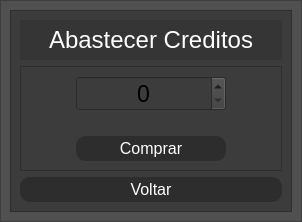
      <widget class="QWidget" name="pg_abastecer_creditos">
       <layout class="QVBoxLayout" name="verticalLayout_31">
        <property name="spacing">
         <number>0</number>
        </property>
        <property name="leftMargin">
         <number>0</number>
        </property>
        <property name="topMargin">
         <number>0</number>
        </property>
        <property name="rightMargin">
         <number>0</number>
        </property>
        <property name="bottomMargin">
         <number>0</number>
        </property>
        <item>
         <widget class="QFrame" name="frame_28">
          <property name="accessibleDescription">
           <string notr="true"/>
          </property>
          <property name="styleSheet">
           <string notr="true">background-color: rgb(80, 80, 80);</string>
          </property>
          <property name="frameShape">
           <enum>QFrame::StyledPanel</enum>
          </property>
          <property name="frameShadow">
           <enum>QFrame::Raised</enum>
          </property>
          <layout class="QHBoxLayout" name="horizontalLayout_50">
           <item>
            <widget class="QFrame" name="frame_29">
             <property name="enabled">
              <bool>true</bool>
             </property>
             <property name="maximumSize">
              <size>
               <width>600</width>
               <height>300</height>
              </size>
             </property>
             <property name="styleSheet">
              <string notr="true">background-color: rgb(60, 60, 60);</string>
             </property>
             <property name="frameShape">
              <enum>QFrame::StyledPanel</enum>
             </property>
             <property name="frameShadow">
              <enum>QFrame::Raised</enum>
             </property>
             <layout class="QVBoxLayout" name="verticalLayout_33">
              <item>
               <widget class="QLabel" name="label_21">
                <property name="minimumSize">
                 <size>
                  <width>0</width>
                  <height>40</height>
                 </size>
                </property>
                <property name="maximumSize">
                 <size>
                  <width>16777215</width>
                  <height>40</height>
                 </size>
                </property>
                <property name="styleSheet">
                 <string notr="true">background-color: rgb(53, 53, 53);</string>
                </property>
                <property name="text">
                 <string>&lt;html&gt;&lt;head/&gt;&lt;body&gt;&lt;p align=&quot;center&quot;&gt;&lt;span style=&quot; font-size:18pt; color:#ffffff;&quot;&gt;Abastecer Creditos&lt;/span&gt;&lt;/p&gt;&lt;/body&gt;&lt;/html&gt;</string>
                </property>
               </widget>
              </item>
              <item>
               <widget class="QFrame" name="frame_39">
                <property name="frameShape">
                 <enum>QFrame::StyledPanel</enum>
                </property>
                <property name="frameShadow">
                 <enum>QFrame::Raised</enum>
                </property>
                <layout class="QVBoxLayout" name="verticalLayout_36">
                 <item>
                  <layout class="QGridLayout" name="gridLayout">
                   <property name="verticalSpacing">
                    <number>25</number>
                   </property>
                   <item row="1" column="1">
                    <widget class="QPushButton" name="comprar_creditos_button">
                     <property name="minimumSize">
                      <size>
                       <width>150</width>
                       <height>25</height>
                      </size>
                     </property>
                     <property name="maximumSize">
                      <size>
                       <width>16777215</width>
                       <height>25</height>
                      </size>
                     </property>
                     <property name="mouseTracking">
                      <bool>false</bool>
                     </property>
                     <property name="tabletTracking">
                      <bool>false</bool>
                     </property>
                     <property name="autoFillBackground">
                      <bool>false</bool>
                     </property>
                     <property name="styleSheet">
                      <string notr="true">QPushButton{
	color:rgb(255,255,255);
	border-radius: 10px;
	font-size: 16px;
	
	background-color: rgb(45, 45, 45);
}
QPushButton:hover{background-color: #787878; color:black}</string>
                     </property>
                     <property name="text">
                      <string>Comprar</string>
                     </property>
                     <property name="checkable">
                      <bool>false</bool>
                     </property>
                    </widget>
                   </item>
                   <item row="1" column="2">
                    <widget class="QPushButton" name="pushButton_6">
                     <property name="enabled">
                      <bool>false</bool>
                     </property>
                     <property name="text">
                      <string/>
                     </property>
                     <property name="flat">
                      <bool>true</bool>
                     </property>
                    </widget>
                   </item>
                   <item row="1" column="0">
                    <widget class="QPushButton" name="pushButton_3">
                     <property name="enabled">
                      <bool>false</bool>
                     </property>
                     <property name="text">
                      <string/>
                     </property>
                     <property name="flat">
                      <bool>true</bool>
                     </property>
                    </widget>
                   </item>
                   <item row="0" column="1">
                    <widget class="QSpinBox" name="quantidade_creditos">
                     <property name="sizePolicy">
                      <sizepolicy hsizetype="Fixed" vsizetype="Fixed">
                       <horstretch>0</horstretch>
                       <verstretch>0</verstretch>
                      </sizepolicy>
                     </property>
                     <property name="minimumSize">
                      <size>
                       <width>150</width>
                       <height>35</height>
                      </size>
                     </property>
                     <property name="font">
                      <font>
                       <pointsize>17</pointsize>
                       <weight>50</weight>
                       <bold>false</bold>
                      </font>
                     </property>
                     <property name="layoutDirection">
                      <enum>Qt::LeftToRight</enum>
                     </property>
                     <property name="alignment">
                      <set>Qt::AlignCenter</set>
                     </property>
                    </widget>
                   </item>
                  </layout>
                 </item>
                </layout>
               </widget>
              </item>
              <item>
               <widget class="QPushButton" name="voltar_abastecer_creditos_button">
                <property name="minimumSize">
                 <size>
                  <width>0</width>
                  <height>25</height>
                 </size>
                </property>
                <property name="maximumSize">
                 <size>
                  <width>16777215</width>
                  <height>25</height>
                 </size>
                </property>
                <property name="styleSheet">
                 <string notr="true">QPushButton{
	color:rgb(255,255,255);
	border-radius: 10px;
	font-size: 16px;
	
	background-color: rgb(45, 45, 45);
}
QPushButton:hover{background-color: #787878; color:black}</string>
                </property>
                <property name="text">
                 <string>Voltar</string>
                </property>
               </widget>
              </item>
             </layout>
            </widget>
           </item>
          </layout>
         </widget>
        </item>
       </layout>
      </widget>
